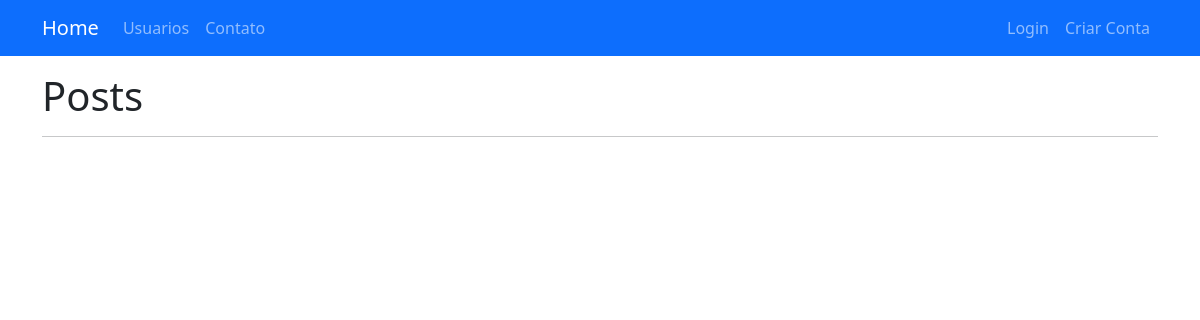
The app's page /, older data.
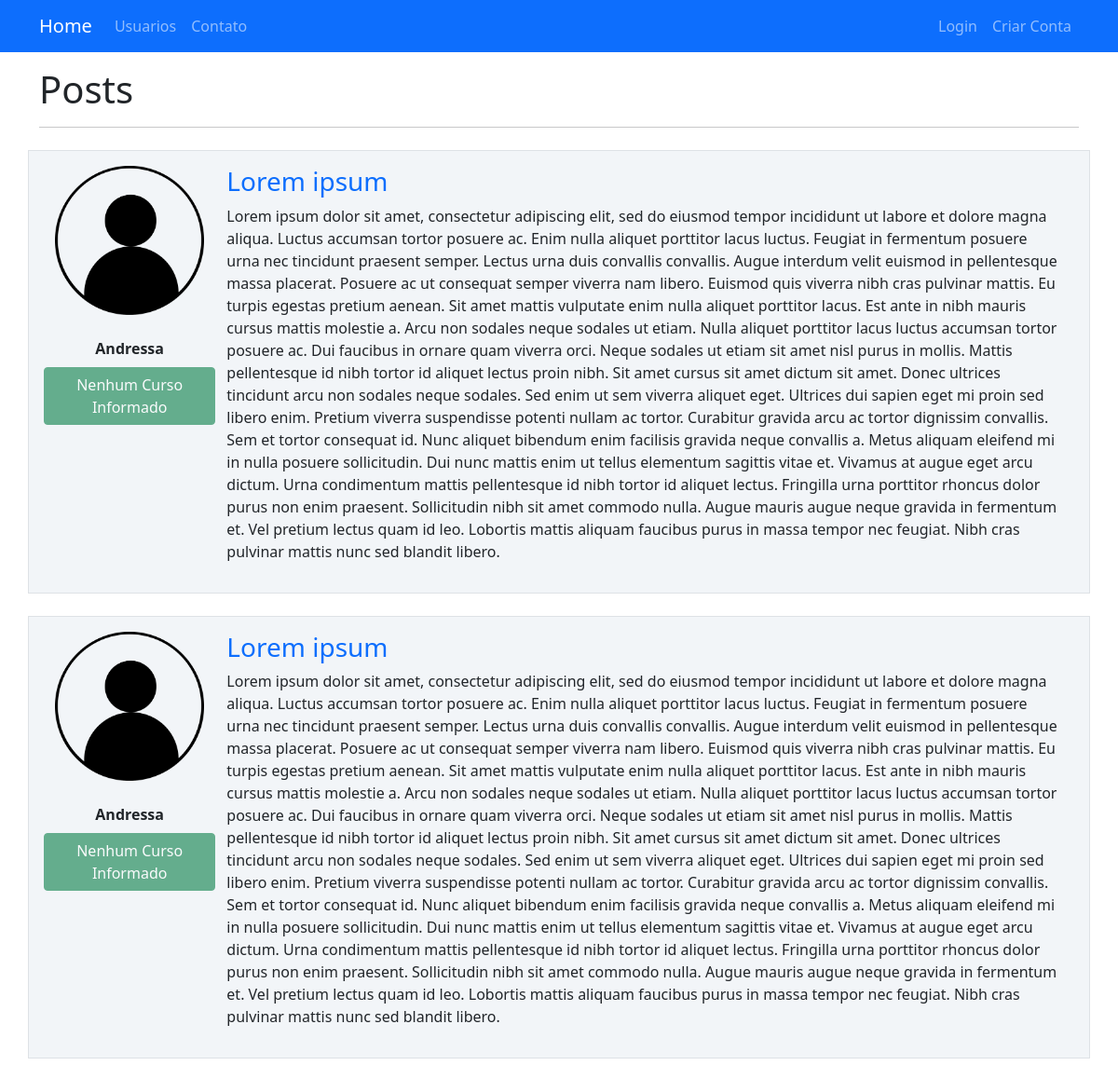
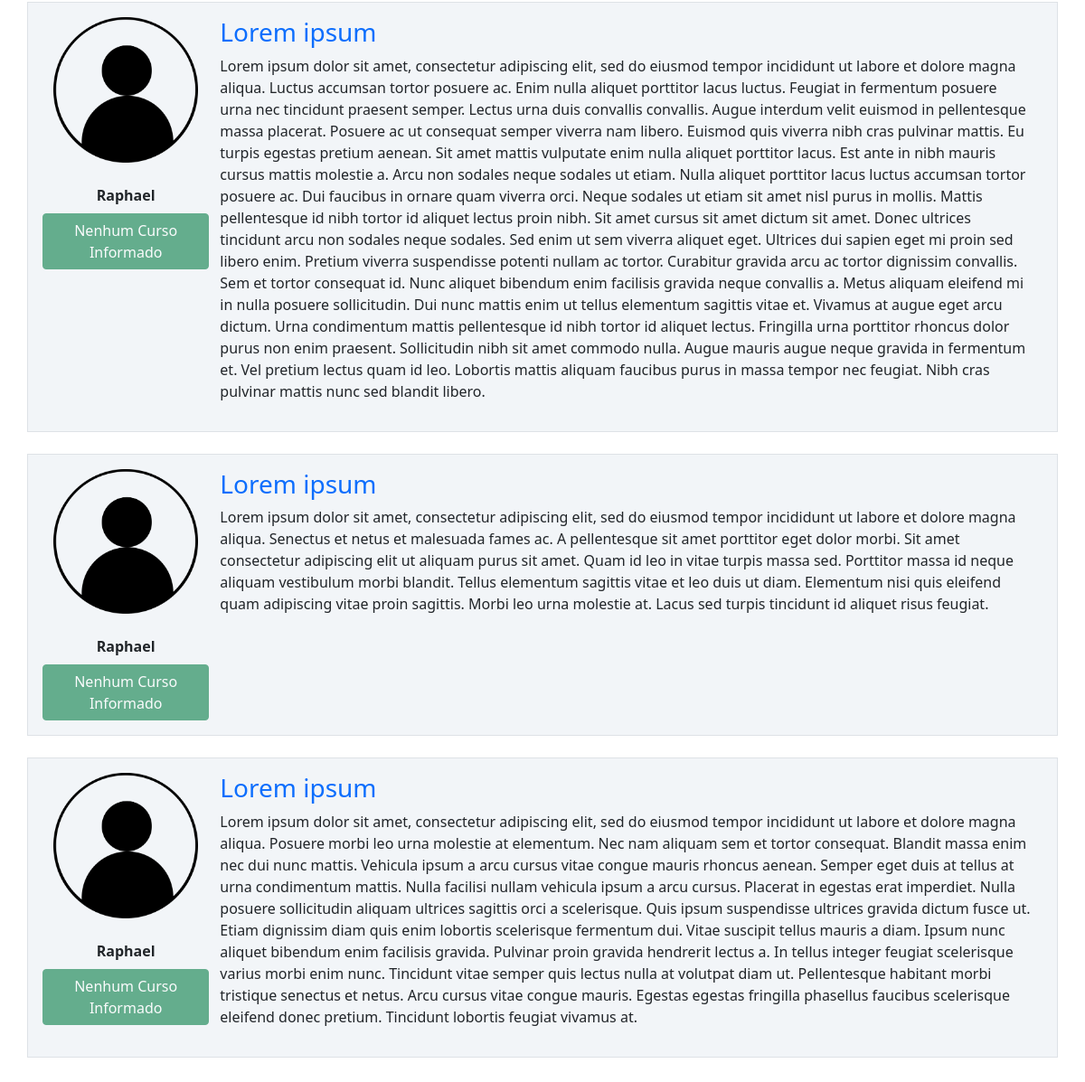
The same page, newer data (2 pictures, top to bottom).
### blog/models.py (models this page shows, shortened)
class Post(database.Model):
    id = database.Column(database.Integer, primary_key=True)
    titulo = database.Column(database.String, nullable=False)
    corpo = database.Column(database.Text, nullable=False)
    data_criacao = database.Column(database.DateTime, nullable=False, default=datetime.utcnow)
    id_usuario = database.Column(database.Integer, database.ForeignKey('usuario.id'), nullable=False)

class Usuario(database.Model, UserMixin):
    id = database.Column(database.Integer, primary_key=True)
    username = database.Column(database.String, nullable=False, unique=True)
    email = database.Column(database.String, nullable=False, unique=True)
    senha = database.Column(database.String, nullable=False)
    foto_perfil = database.Column(database.String, default='default.jpg')
    posts = database.relationship('Post', backref='autor', lazy=True)
    cursos = database.Column(database.String, nullable=False, default='Não Informado')

### blog/routes.py (the view)
@app.route('/')
def home():
    posts = Post.query.order_by(Post.id.desc())
    return render_template('home.html', posts=posts)

### blog/templates/home.html
{% extends 'base.html' %}
{% block body %}
    <div class="container mt-3">
        <h1>Posts</h1>
        <hr>
        {% for post in posts %}
            <div class="row border mt-4 p-3 cssposts">
                <div class="col col-2">
                    <div class="row image"> <img src="{{ url_for('static', filename='fotos_perfil/{}'.format(post.autor.foto_perfil)) }}" class="rounded" width="200"> </div><br>
                        <div class="row"><strong style="text-align: center">{{ post.autor.username }}</strong><br></div>
                    <div class="row">
                        {% if 'Não Informado' in post.autor.cursos or post.autor.cursos == '' %}
                            <button type="button" class="btn btn-success mt-2" disabled>Nenhum Curso Informado</button>
                        {% elif post.autor.cursos %}
                            {% for curso in post.autor.cursos.split(';') %}
                                <button type="button" class="btn btn-success mt-2" disabled>{{ curso }}</button>
                            {% endfor %}
                        {% endif %}
                    </div>
                </div>
                <div class="col col-10">
                    <a style="text-decoration: none" href="{{ url_for('exibir_post', post_id=post.id) }}"><h3>{{ post.titulo }}</h3></a>
                    <p>{{ post.corpo }}</p>
                </div>
            </div>
        {% endfor %}
    </div>
{% endblock %}

### blog/templates/base.html (shortened to what this page needs)
<!DOCTYPE html>
<html lang="pt-br">
<head>
    <link href="https://cdn.jsdelivr.net/npm/bootstrap@5.1.3/dist/css/bootstrap.min.css" rel="stylesheet">
    <link href="{{ url_for('static', filename='main.css') }}" rel="stylesheet" type="text/css">
    <link href="https://cdnjs.cloudflare.com/ajax/libs/font-awesome/6.0.0/css/all.min.css" rel="stylesheet"/>
</head>
<body>
    {% include 'navbar.html' %}
    {% block body %}
    {% endblock %}
</body>
</html>

### blog/templates/navbar.html
<nav class="navbar navbar-expand-lg navbar-dark bg-primary">
  <div class="container-fluid container">
    <a class="navbar-brand" href="{{ url_for('home') }}">Home</a>
    <div class="collapse navbar-collapse" id="navbarSupportedContent">
      <ul class="navbar-nav me-auto mb-2 mb-lg-0">
        <li class="nav-item">
          <a class="nav-link" aria-current="page" href="{{ url_for('usuarios') }}">Usuarios</a>
        </li>
        <li class="nav-item">
          <a class="nav-link" href="{{ url_for('contato') }}">Contato</a>
        </li>
      </ul>
      <ul class="navbar-nav">
        {% if current_user.is_authenticated %}
          <li class="nav-item">
            <a class="nav-link" href="{{ url_for('criar_post') }}">Criar Post</a>
          </li>
          <li class="nav-item">
            <a class="nav-link" href="{{ url_for('perfil') }}">Meu Perfil</a>
          </li>
          <li class="nav-item">
            <a class="nav-link" href="{{ url_for('sair') }}">Sair</a>
          </li>
        {% else %}
          <li class="nav-item">
            <a class="nav-link" href="{{ url_for('login') }}">Login</a>
          </li>
          <li class="nav-item">
            <a class="nav-link" href="{{ url_for('login') }}">Criar Conta</a>
          </li>
        {% endif %}
      </ul>
    </div>
  </div>
</nav>

### blog/static/main.css (style rules this page uses)
.cssposts { background: #f2f5f8 !important; }

Row changes from the older to the newer data that the page shows:
added Post: foto_perfil (placeholder picture), autor.username "Andressa", titulo "Lorem ipsum", corpo "Lorem ipsum dolor sit amet, consectetur adipiscing elit, sed do eiusmod tempor incididunt ut labore et dolore magna aliqua. Luctus accumsan tortor posuere ac. Enim nulla aliquet porttitor lacus luctus. Feugiat in fermentum posuere urna nec tincidunt praesent semper. Lectus urna duis convallis convallis. Augue interdum velit euismod in pellentesque massa placerat. Posuere ac ut consequat semper viverra nam libero. Euismod quis viverra nibh cras pulvinar mattis. Eu turpis egestas pretium aenean. Sit amet mattis vulputate enim nulla aliquet porttitor lacus. Est ante in nibh mauris cursus mattis molestie a. Arcu non sodales neque sodales ut etiam. Nulla aliquet porttitor lacus luctus accumsan…"
added Post: foto_perfil (placeholder picture), autor.username "Andressa", titulo "Lorem ipsum", corpo "Lorem ipsum dolor sit amet, consectetur adipiscing elit, sed do eiusmod tempor incididunt ut labore et dolore magna aliqua. Luctus accumsan tortor posuere ac. Enim nulla aliquet porttitor lacus luctus. Feugiat in fermentum posuere urna nec tincidunt praesent semper. Lectus urna duis convallis convallis. Augue interdum velit euismod in pellentesque massa placerat. Posuere ac ut consequat semper viverra nam libero. Euismod quis viverra nibh cras pulvinar mattis. Eu turpis egestas pretium aenean. Sit amet mattis vulputate enim nulla aliquet porttitor lacus. Est ante in nibh mauris cursus mattis molestie a. Arcu non sodales neque sodales ut etiam. Nulla aliquet porttitor lacus luctus accumsan…"
added Post: foto_perfil (placeholder picture), autor.username "Raphael", titulo "Lorem ipsum", corpo "Lorem ipsum dolor sit amet, consectetur adipiscing elit, sed do eiusmod tempor incididunt ut labore et dolore magna aliqua. Luctus accumsan tortor posuere ac. Enim nulla aliquet porttitor lacus luctus. Feugiat in fermentum posuere urna nec tincidunt praesent semper. Lectus urna duis convallis convallis. Augue interdum velit euismod in pellentesque massa placerat. Posuere ac ut consequat semper viverra nam libero. Euismod quis viverra nibh cras pulvinar mattis. Eu turpis egestas pretium aenean. Sit amet mattis vulputate enim nulla aliquet porttitor lacus. Est ante in nibh mauris cursus mattis molestie a. Arcu non sodales neque sodales ut etiam. Nulla aliquet porttitor lacus luctus accumsan…"
added Post: foto_perfil (placeholder picture), autor.username "Raphael", titulo "Lorem ipsum", corpo "Lorem ipsum dolor sit amet, consectetur adipiscing elit, sed do eiusmod tempor incididunt ut labore et dolore magna aliqua. Senectus et netus et malesuada fames ac. A pellentesque sit amet porttitor eget dolor morbi. Sit amet consectetur adipiscing elit ut aliquam purus sit amet. Quam id leo in vitae turpis massa sed. Porttitor massa id neque aliquam vestibulum morbi blandit. Tellus elementum sagittis vitae et leo duis ut diam. Elementum nisi quis eleifend quam adipiscing vitae proin sagittis. Morbi leo urna molestie at. Lacus sed turpis tincidunt id aliquet risus feugiat."
added Post: foto_perfil (placeholder picture), autor.username "Raphael", titulo "Lorem ipsum", corpo "Lorem ipsum dolor sit amet, consectetur adipiscing elit, sed do eiusmod tempor incididunt ut labore et dolore magna aliqua. Posuere morbi leo urna molestie at elementum. Nec nam aliquam sem et tortor consequat. Blandit massa enim nec dui nunc mattis. Vehicula ipsum a arcu cursus vitae congue mauris rhoncus aenean. Semper eget duis at tellus at urna condimentum mattis. Nulla facilisi nullam vehicula ipsum a arcu cursus. Placerat in egestas erat imperdiet. Nulla posuere sollicitudin aliquam ultrices sagittis orci a scelerisque. Quis ipsum suspendisse ultrices gravida dictum fusce ut. Etiam dignissim diam quis enim lobortis scelerisque fermentum dui. Vitae suscipit tellus mauris a diam. Ipsum…"
